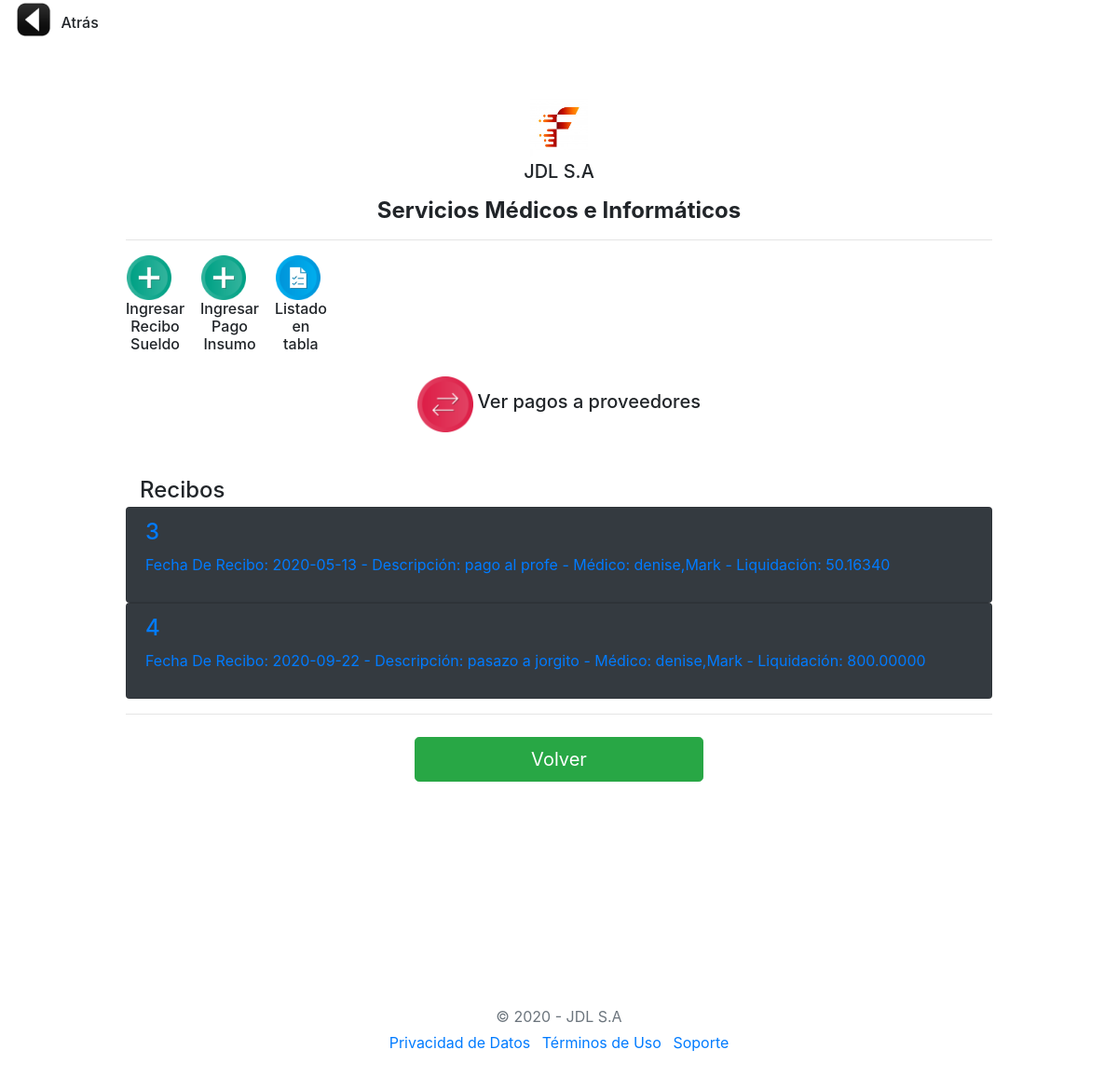
The app's page /admin/index.php with its own data.
### tables this page shows
CREATE TABLE `recibos` (
  `id_recibo` int(8) NOT NULL,
  `fecha_recibo` date DEFAULT NULL,
  `descripcion_recibo` varchar(50) DEFAULT NULL,
  `clinico_recibo` varchar(50) DEFAULT NULL,
  `liqui_recibo` decimal(13,5) DEFAULT NULL
);

### admin/index.php (the view, shortened to what this page needs)
<!doctype html>
<html>
  <head>
	 <link rel="stylesheet" href="https://stackpath.bootstrapcdn.com/bootstrap/4.5.0/css/bootstrap.min.css">
  </head>
    <link href="form-validation.css" rel="stylesheet">
  </head>
  <body background="../img/admin.jpg" style="background-size:cover";>
  <div class="col-md"><h2>
		<img border="0" src="../img/atras.png" width="42" height="42" title="Volver al menú"
		onclick=location.href='../panel/'; onKeyPress=location.href='../panel/'; style='cursor:pointer';/>
    <label for="boton_atras"><h6>Atrás</h6></label>
	</h2></div>
    <div class="container">
  <div class="py-5 text-center">
  <div class="col-md"><img class="d-block mx-auto mb-1" src="../img/jdlsa2.png" alt="" width="62" height="62"></div>
  <div class="col-md"><h5>JDL S.A</h5></div>
  <p class="lead"><h4><strong>Servicios Médicos e Informáticos</strong></h4></p>
  <hr>
  <div class="row">
    <div class="col-sm-1"><h2>
		<img border="0" src="../img/add.png" width="48" height="48" title="Ingresar Recibo De Sueldo"
		onclick=location.href='admin.php'; onKeyPress=location.href='admin.php'; style='cursor:pointer';>
    <label for="descripcion_recibo"><h6>Ingresar Recibo Sueldo</h6></label>
	</h2></div>
    <div class="col-sm-1"><h2>
		<img border="0" src="../img/add.png" width="48" height="48" title="Ingresar Pago De Insumo"
		onclick=location.href='admin2.php'; onKeyPress=location.href='admin2.php';
		style='cursor:pointer';>
    <label for="descripcion_pago"><h6>Ingresar Pago Insumo</h6></label>
	</h2></div>
	<div class="col-sm-1"><h2>
		<img border="0" src="../img/check.png" width="48" height="48" title="Listado"
		onclick=location.href='listado.php'; onKeyPress=location.href='listado.php';
		style='cursor:pointer';>
    <label for="descripcion_recibo"><h6>Listado en tabla</h6></label>
	</h2></div>
    <div class="col-sm-2"><h2></h2></div>
</div>
    <div class="col-sm-12 order-md-1">
    <img border="0" src="../img/arrow.png" width="60" height="60" title="Ver pagos a proveedores"
		onclick=location.href='index2.php'; onKeyPress=location.href='index2.php';
		style='cursor:pointer';>
    <label for="pago_proveedores"><h5>Ver pagos a proveedores</h5></label>
	</div>
  </div>
    <div class="col-md-12 order-md-1">
      <h4 class="mb-1">Recibos</h4>
	</div>
<?php
   require "../conexion.php";
    $sql = "SELECT * from recibos order by id_recibo";
	$query = $mysqli->query($sql);
	while($resultado = $query->fetch_assoc()) {
        $recibos[] = $resultado;
    }
?>
        <div class="list-group">
			<?php
				$long = count($recibos);
				for($i=0; $i< $long; $i++){
				?>
		<div class="list-group">
				<a 	<?php echo "href=modifica.php?id_recibo=".$recibos[$i]['id_recibo'];?>
						 class="list-group-item bg-dark">
				<h4 class="list-group-item-heading"> <?php echo $recibos[$i]['id_recibo'] ."";?> </h4>
				<p class="list-group-item-text"><?php 	echo "Fecha De Recibo: " . $recibos[$i]['fecha_recibo'] ." - Descripción: ";
                            echo $recibos[$i]['descripcion_recibo'] ." - Médico: ";
                            echo $recibos[$i]['clinico_recibo'] ." - Liquidación: ";
                            echo $recibos[$i]['liqui_recibo'] ."";
														?></p>
				</a>	</div>
	<?php  } ?>
        <a href="../panel/">	 <hr class="mb-4">
        <DIV ALIGN=center>
        <button class="btn btn-success btn-lg btn-block col-sm-4" type="submit">Volver</button></div>
  <footer class="my-5 pt-5 text-muted text-center text-small"></a>
    </div>
  </div>
  <footer class="my-5 pt-5 text-muted text-center text-small">
    <p class="mb-1">&copy; 2020 - JDL S.A</p>
   <ul class="list-inline">
      <li class="list-inline-item"><a href="#">Privacidad de Datos</a></li>
      <li class="list-inline-item"><a href="#">Términos de Uso</a></li>
      <li class="list-inline-item"><a href="#">Soporte</a></li>
    </ul>
  </footer>
</body>
</html>

### js/form-validation.css (style rules this page uses)
.container { max-width: 960px; }

### records on screen
recibos: id_recibo "3", fecha_recibo "2020-05-13", descripcion_recibo "pago al profe", clinico_recibo "denise,Mark", liqui_recibo "50.16340"
recibos: id_recibo "4", fecha_recibo "2020-09-22", descripcion_recibo "pasazo a jorgito", clinico_recibo "denise,Mark", liqui_recibo "800.00000"
